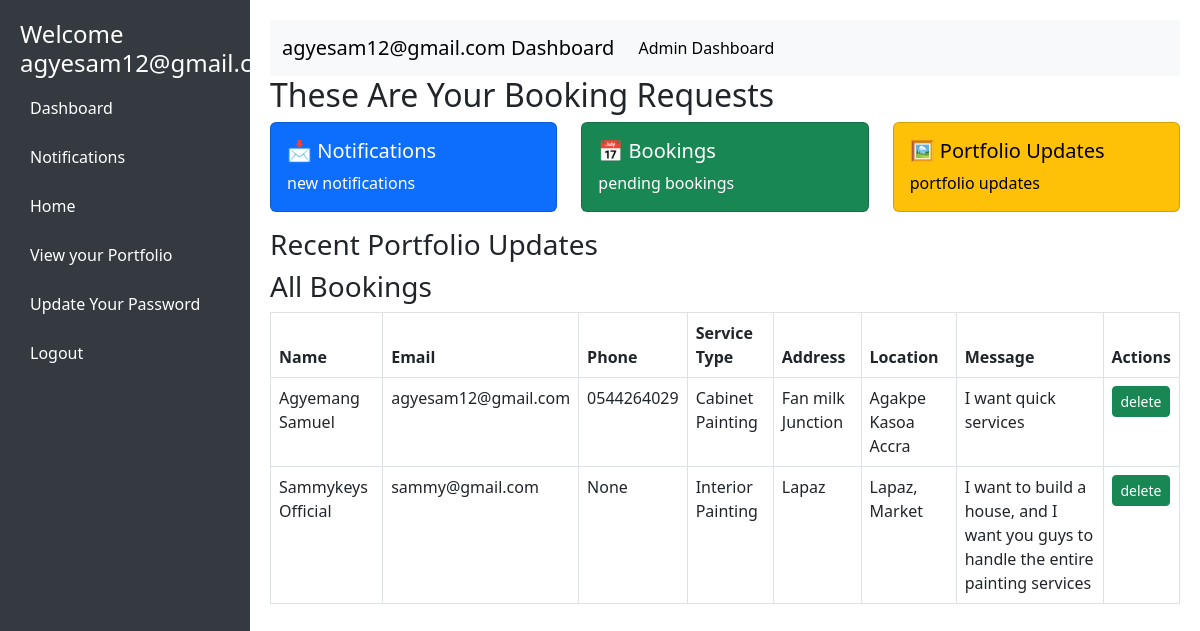
The app's page /booking_requests (signed in), older data.
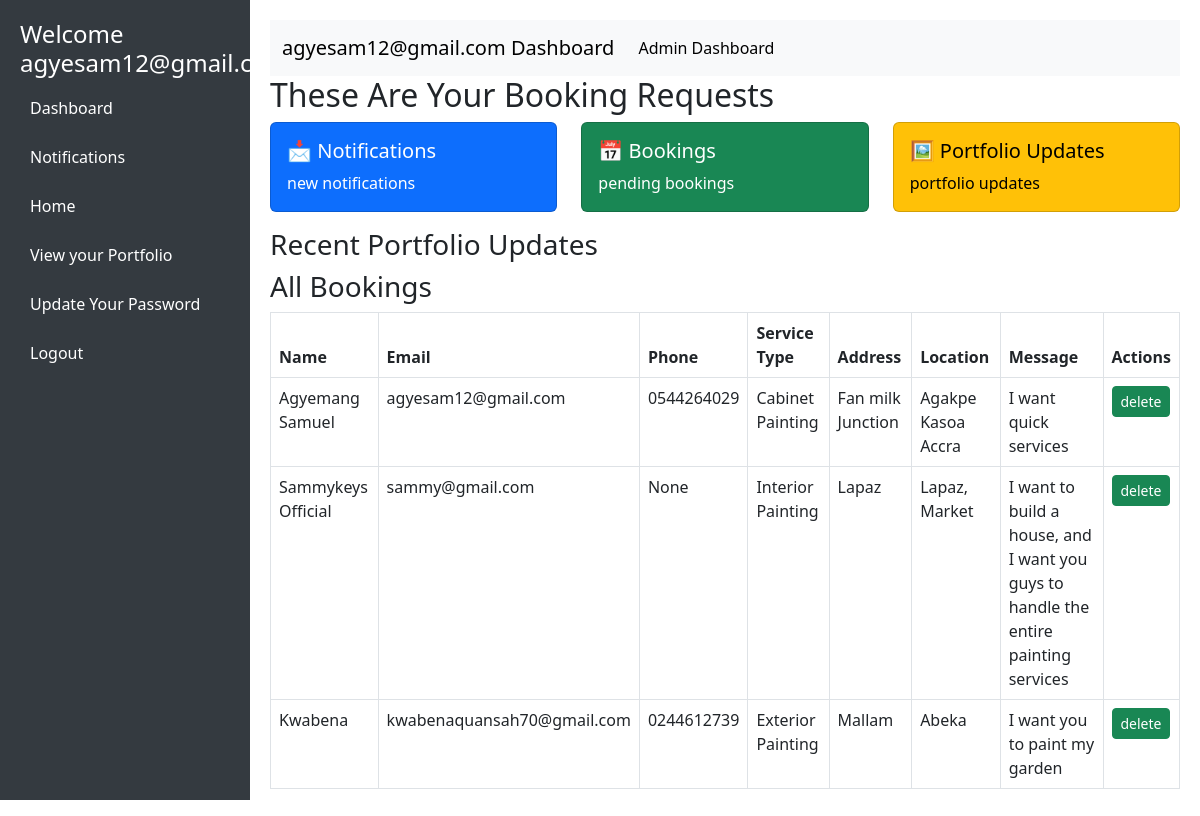
The same page, newer data.
### paint/models.py (models this page shows, shortened)
class ContactRequest(models.Model):
    contact_request_id = IntegerIDField(unique=True, editable=False, primary_key=True)
    name = models.CharField(max_length=255)
    email = models.EmailField()
    phone = models.CharField(max_length=15, blank=True, null=True)
    service_type = models.CharField(max_length=100, choices=BOOKING_SERVICE_TYPE, default='Cabinet Painting')
    address = models.CharField(max_length=200, null=True, blank=True)
    location = models.CharField(max_length=200, null=True, blank=True)
    message = models.TextField(null=True)
    created_at = models.DateTimeField(auto_now_add=True)

### paint/views.py (the view)
# urls.py: path('booking_requests', views.booking_requests, name='booking_requests'),
def booking_requests(request):
    if not request.user.is_admin:
        messages.info(request, f"You are not authorized to access this page")
        return redirect("signin")
    bookings  = ContactRequest.objects.all()
    context = {'bookings':bookings}
    return render(request, 'bookings.html', context)

### paint/templates/bookings.html (shortened to what this page needs)
<!DOCTYPE html>
<html lang="en">
<head>
    <link href="https://cdn.jsdelivr.net/npm/bootstrap@5.3.0/dist/css/bootstrap.min.css" rel="stylesheet">
</head>
<body>
    <div class="sidebar">
        <h4>Welcome {{request.user.email}}</h4>
        <a href="{% url 'admin_dashboard' %}">Dashboard</a>
        <a href="{% url 'DisplayNotifications' %}">Notifications</a>
        <a href="{% url 'home' %}">Home</a>
        <a href="{% url 'portfolio_lists' %}">View your Portfolio</a>
        <a href="{% url 'update_password' %}">Update Your Password</a>
        <a href="{% url 'signout' %}">Logout</a>
    </div>
    <div class="content">
        <nav class="navbar navbar-expand-lg navbar-light bg-light">
            <div class="container-fluid">
                <a class="navbar-brand" href="#">{{request.user.email}} Dashboard</a>
                <div class="collapse navbar-collapse" id="navbarSupportedContent">
                    <ul class="navbar-nav me-auto mb-2 mb-lg-0">
                        <li class="nav-item">
                            <a class="nav-link active" aria-current="page" href="{% url 'admin_dashboard' %}">Admin Dashboard</a>
                        </li>
                    </ul>
                    <ul class="navbar-nav ms-auto mb-2 mb-lg-0">
                        <li class="nav-item">
                            <a class="nav-link position-relative notification-icon" href="{% url 'DisplayNotifications' %}">
                            </a>
                        </li>
                    </ul>
                </div>
            </div>
        </nav>
        <h2 id="dashboard">These Are Your Booking Requests</h2>
        <div class="row">
            <div class="col-md-4">
                <div class="card text-bg-primary mb-3">
                    <div class="card-body">
                        <h5 class="card-title">📩 Notifications</h5>
                        <p class="card-text">{{ total_notifications }} new notifications</p>
                    </div>
                </div>
            </div>
            <div class="col-md-4">
                <div class="card text-bg-success mb-3">
                    <div class="card-body">
                        <h5 class="card-title">📅 Bookings</h5>
                        <p class="card-text">{{ pending_bookings.count }} pending bookings</p>
                    </div>
                </div>
            </div>
            <div class="col-md-4">
                <div class="card text-bg-warning mb-3">
                    <div class="card-body">
                        <h5 class="card-title">🖼 Portfolio Updates</h5>
                        <p class="card-text">{{ portfolio_updates.count }} portfolio updates</p>
                    </div>
                </div>
            </div>
        </div>
        <h3 id="portfolio">Recent Portfolio Updates</h3>
        <h3 id="bookings">All  Bookings</h3>
        <table class="table table-bordered">
            <thead>
                <tr>
                    <th>Name</th>
                    <th>Email</th>
                    <th>Phone</th>
                    <th>Service Type</th>
                    <th>Address</th>
                    <th>Location</th>
                    <th>Message</th>
                    <th>Actions</th>
                </tr>
            </thead>
            <tbody>
                {% for booking in bookings %}
                <tr>
                    <td>{{ booking.name }}</td>
                    <td>{{ booking.email }}</td>
                    <td>{{ booking.phone }}</td>
                    <td>{{ booking.service_type }}</td>
                    <td>{{ booking.address }}</td>
                    <td>{{ booking.location }}</td>
                    <td>{{ booking.message }}</td>
                    <td>
                        <a href="#"class="btn btn-success btn-sm">delete</a>
                    </td>
                </tr>
                {% endfor %}
            </tbody>
        </table>
    </div>
</body>
</html>

Row changes from the older to the newer data that the page shows:
added ContactRequest: name "Kwabena", email "kwabenaquansah70@gmail.com", phone "0244612739", service_type "Exterior Painting", address "Mallam", location "Abeka", message "I want you to paint my garden"
